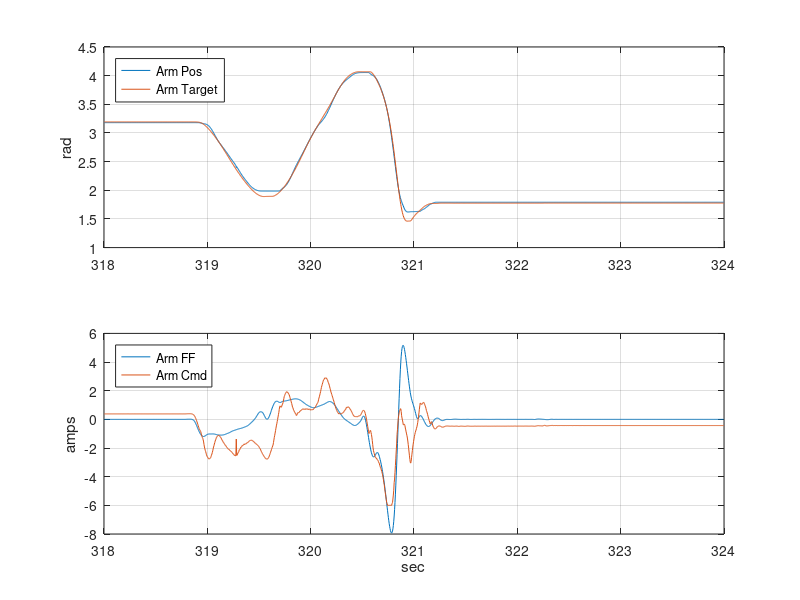
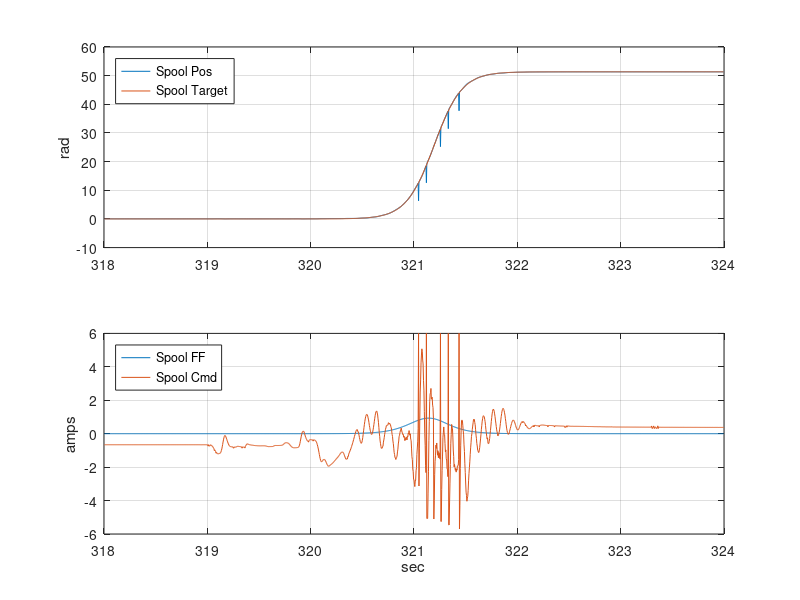
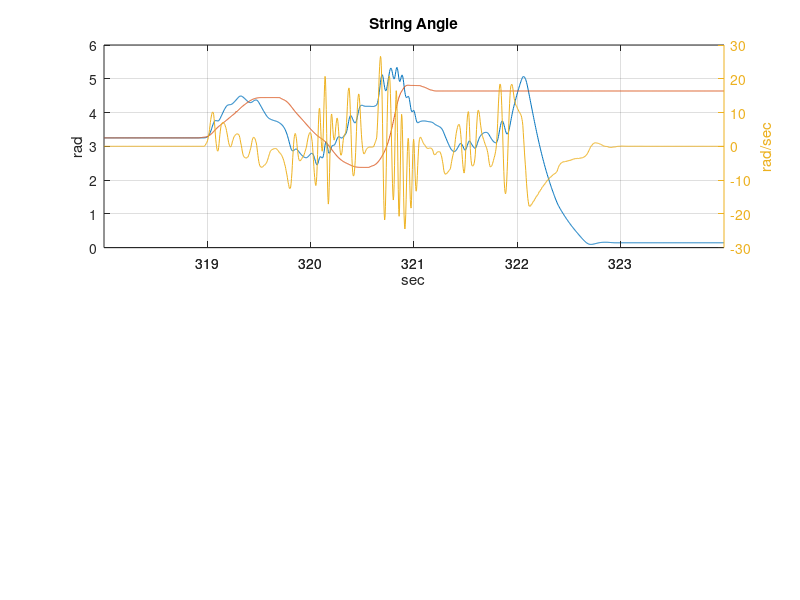

Source code (MATLAB) for these figures, in order: (Note: this script raises an error after producing the figures.)
% Bad Cast 1: Stopped short, tangled on self
% Bad Cast 2: ditto
% Good Cast:  Made it over bar, suspended at end.
clearvars -except Ts tg
close all
% 1 Arm pos (rad)
% 2 Arm target pos (rad)
% 3 Arm Feed Forward Values (amps)
% 4 Arm Cmd (amps)
% 5 Spool pos (rad)
% 6 Spool Target pos (rad)
% 7 Spool Feed Forward Values (amps)
% 8 Spool Cmd (amps)
% 9 String Angle (rad)
%10 String Velo (rad/sec)


% GC = load('FirstTrajFollow.mat');
% GC = load('SecondTrajFollow.mat');
% plot_from = [93, 98];
GC = load('SlackAnalyze.mat');

% Time Frames
plot_from = [318, 324];
i = find(plot_from(1) < GC.fsTime, 1, 'first');
j = find(plot_from(2) > GC.fsTime, 1, 'last');



%%%%% Plot Arm Values %%%%%
figure
subplot(2,1,1)
title('Arm', 'Fontsize',16)
plot(GC.fsTime(i:j), GC.fsData(i:j,[1:2]))
grid on
legend('Arm Pos', 'Arm Target', 'Location', 'NorthWest')
ylabel('rad')
subplot(2,1,2)
plot(GC.fsTime(i:j), GC.fsData(i:j,[3:4]))
grid on
legend('Arm FF', 'Arm Cmd', 'Location', 'NorthWest')

ylabel('amps')
xlabel('sec')

%%%%% Plot Spool Values %%%%%
figure
subplot(2,1,1)
title('Arm', 'Fontsize',16)
plot(GC.fsTime(i:j), GC.fsData(i:j,[5:6]))
grid on
legend('Spool Pos', 'Spool Target', 'Location', 'NorthWest')
ylabel('rad')
subplot(2,1,2)
plot(GC.fsTime(i:j), GC.fsData(i:j,[7:8]))
grid on
legend('Spool FF', 'Spool Cmd', 'Location', 'NorthWest')

ylabel('amps')
xlabel('sec')

% [hAx, h_l1, h_l2] = plotyy(GC.fsTime(i:j), GC.fsData(i:j,[1:2]),...
%                            GC.fsTime(i:j), GC.fsData(i:j,[3:4]));
% ylabel(hAx(1), 'rad')
% ylabel(hAx(2), 'amps')
% legend(hAx(1),'Arm Pos', 'Arm Target','Arm FF', 'Arm Cmd')

%%% Calculate Direction of gravity %%%
arm_g_offset = GC.fsData(i,1)-pi;
str_g_offset = mean(GC.fsData(i:i+10,9)) - pi + arm_g_offset;
str_expct = 2*pi - GC.fsData(i:j,1) + str_g_offset; % Expected reading of string angle

%%% String Angle%%%
figure
subplot(2,1,1)
[hA, h_b1, h_b2] = plotyy(GC.fsTime(i:j), [GC.fsData(i:j,9),str_expct],...
                           GC.fsTime(i:j), GC.fsData(i:j,10));
grid on
title('String Angle')
xlabel('sec')
ylabel(hA(1), 'rad')
ylabel(hA(2), 'rad/sec')
legend('position', 'gravity pos', 'velocity', 'Location', 'SouthEast')
subplot(2,1,2)
plot(GC.fsTime(i:j), (GC.fsData(i:j,9)) + pi-str_expct )
grid on
title('String Angle Relative to gravity')
xlabel('sec')
ylabel('rad')
